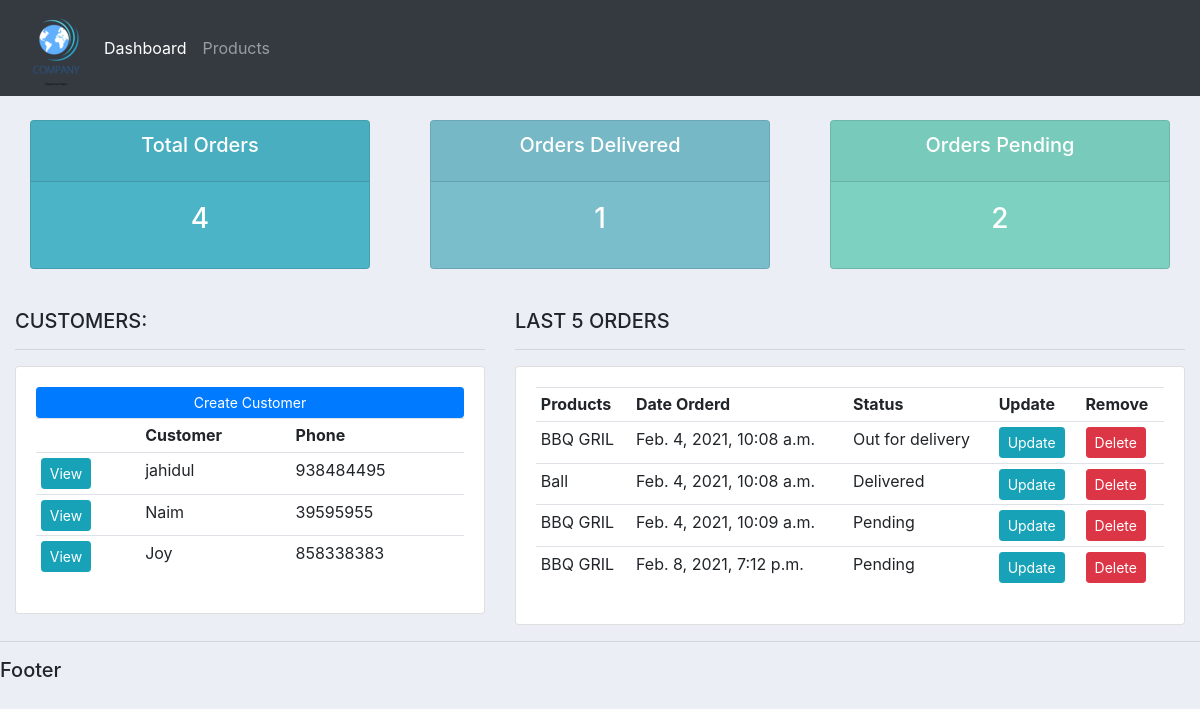
/, run on an earlier commit of the app's database.
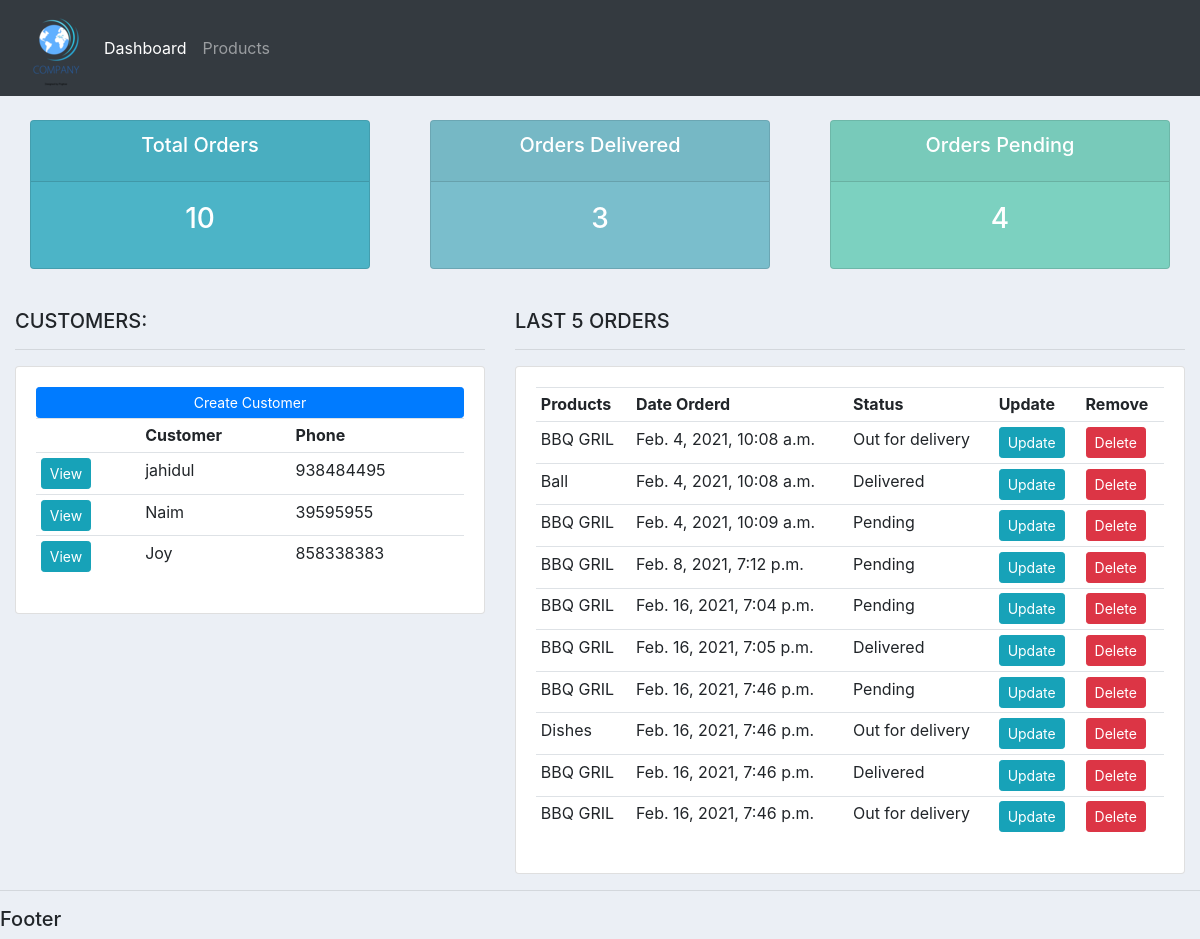
And on a later commit of the database.
### accounts/models.py (models this page shows, shortened)
class Customer(models.Model):
    name = models.CharField(max_length=200, null=True)
    phone = models.CharField(max_length=200, null=True)
    email = models.CharField(max_length=200, null=True)
    date_created = models.DateTimeField(auto_now_add=True, null=True)

class Order(models.Model):
    STATUS = (
            ('Pending','Pending'),
            ('Out for delivery', 'Out for delivery'),
            ('Delivered', 'Delivered'),
            )
    customer = models.ForeignKey(Customer, null=True, on_delete= models.SET_NULL)
    product = models.ForeignKey(Products, null=True, on_delete= models.SET_NULL)
    date_created = models.DateTimeField(auto_now_add=True, null=True)
    status = models.CharField(max_length=200, null=True, choices=STATUS)
    note = models.CharField(max_length=200, null=True)

class Products(models.Model):
    CATEGORY = (
              ('Indoor', 'Indoor'),
              ('Out Door', 'Out Door'),
              )
    name = models.CharField(max_length=200, null=True)
    price = models.FloatField(null=True)
    category = models.CharField(max_length=200, null=True, choices=CATEGORY)
    description = models.CharField(max_length=200, null=True, blank=True)
    date_created = models.DateTimeField(auto_now_add=True, null=True)
    tag = models.ManyToManyField(Tag)
    def __str__(self):
        return self.name

### accounts/views.py (the view)
# urls.py: path('', views.home, name="home"),
def home(request):
    orders = Order.objects.all()
    customers = Customer.objects.all()
    total_customer = customers.count()
    total_orders = orders.count()
    delivered = orders.filter(status='Delivered').count()
    pending = orders.filter(status='Pending').count()
    context = {'orders':orders, 'customers':customers,
    'total_orders': total_orders, 'delivered': delivered,
    'pending': pending}
    return render(request,'accounts/dashboard.html', context)

### accounts/templates/accounts/dashboard.html
{% extends 'accounts/main.html' %}
{% block content %}
{% include 'accounts/status.html' %}
<br>
<div class="row">
    <div class="col-md-5">
        <h5>CUSTOMERS:</h5>
        <hr>
        <div class="card card-body">
            <a class="btn btn-primary  btn-sm btn-block" href="">Create Customer</a>
            <table class="table table-sm">
                <tr>
                    <th></th>
                    <th>Customer</th>
                    <th>Phone</th>
                </tr>
                {% for customer in customers %}
                   <tr>
                       <td><a class="btn btn-sm btn-info" href="{% url 'customer' customer.id %}">View</a></td>
                       <td>{{customer.name}}</td>
                       <td>{{customer.phone}}</td>
                   </tr>
                {% endfor %}
            </table>
        </div>
    </div>
    <div class="col-md-7">
        <h5>LAST 5 ORDERS</h5>
        <hr>
        <div class="card card-body">
            <table class="table table-sm">
                <tr>
                    <th>Products</th>
                    <th>Date Orderd</th>
                    <th>Status</th>
                    <th>Update</th>
                    <th>Remove</th>
                </tr>
                {% for order in orders %}
                   <tr>
                       <td>{{order.product}}</td>
                       <td>{{order.date_created}}</td>
                       <td>{{order.status}}</td>
                       <td><a class="btn btn-sm btn-info" href="{% url 'update_order' order.id %}">Update</a></td>
                       <td><a class="btn btn-sm btn-danger"href="{% url 'delete_order' order.id %}">Delete</a></td>
                   </tr>
                {% endfor %}
            </table>
        </div>
    </div>
</div>
{% endblock %}

### accounts/templates/accounts/main.html (shortened to what this page needs)
{% load static %}
<!DOCTYPE html>
<html>
  <head>
    <link rel="stylesheet" href="https://stackpath.bootstrapcdn.com/bootstrap/4.4.1/css/bootstrap.min.css">
    <link rel="stylesheet" href="{% static 'css/main.css' %}">
  </head>
  <body>
    {% include 'accounts/navbar.html' %}
    <div class="container-fluid">
    {% block content %}
    {% endblock %}
    </div>
    <hr>
    <h5>Footer</h5>
  </body>
</html>

### accounts/templates/accounts/navbar.html (shortened to what this page needs)
{% load static %}
<nav class="navbar navbar-expand-lg navbar-dark bg-dark">
<img src="{% static 'images/logo1.png' %}">
<div class="collapse navbar-collapse" id="navbarNav">
  <ul class="navbar-nav">
    <li class="nav-item active">
      <a class="nav-link" href="{% url 'home' %}">Dashboard</a>
    </li>
    <li class="nav-item">
      <a class="nav-link" href="{% url 'products' %}">Products</a>
    </li>
  </ul>
</div>
</nav>

### accounts/templates/accounts/status.html
<br>
<div class="row">
    <div class="col">
        <div class="col-md">
            <div class="card text-center text-white  mb-3" id="total-orders">
                <div class="card-header">
                    <h5 class="card-title">Total Orders</h5>
                </div>
                <div class="card-body">
                    <h3 class="card-title">{{total_orders}}</h3>
                </div>
            </div>
        </div>
    </div>
    <div class="col">
        <div class="col-md">
            <div class="card text-center text-white mb-3" id="orders-delivered">
                <div class="card-header">
                    <h5 class="card-title">Orders Delivered</h5>
                </div>
                <div class="card-body">
                    <h3 class="card-title">{{delivered}}</h3>
                </div>
            </div>
        </div>
    </div>
    <div class="col">
        <div class="col-md">
            <div class="card text-center text-white mb-3" id="orders-pending">
                <div class="card-header">
                    <h5 class="card-title">Orders Pending</h5>
                </div>
                <div class="card-body">
                    <h3 class="card-title">{{pending}}</h3>
                </div>
            </div>
        </div>
    </div>
</div>

### static/css/main.css (style rules this page uses)
body { background-color: #ebeff5; }
#total-orders { background-color: #4cb4c7; }
#orders-delivered { background-color: #7abecc; }
#orders-pending { background-color: #7CD1C0; }

What changed in the data, as far as the page shows it:
added Order: product "BBQ GRIL", date_created "Feb. 16, 2021, 7:04 p.m.", status "Pending"
added Order: product "BBQ GRIL", date_created "Feb. 16, 2021, 7:05 p.m.", status "Delivered"
added Order: product "BBQ GRIL", date_created "Feb. 16, 2021, 7:46 p.m.", status "Pending"
added Order: product "Dishes", date_created "Feb. 16, 2021, 7:46 p.m.", status "Out for delivery"
added Order: product "BBQ GRIL", date_created "Feb. 16, 2021, 7:46 p.m.", status "Delivered"
added Order: product "BBQ GRIL", date_created "Feb. 16, 2021, 7:46 p.m.", status "Out for delivery"
Also different on the page:
{{ total_orders }}: "4" → "10"
{{ delivered }}: "1" → "3"
{{ pending }}: "2" → "4"
